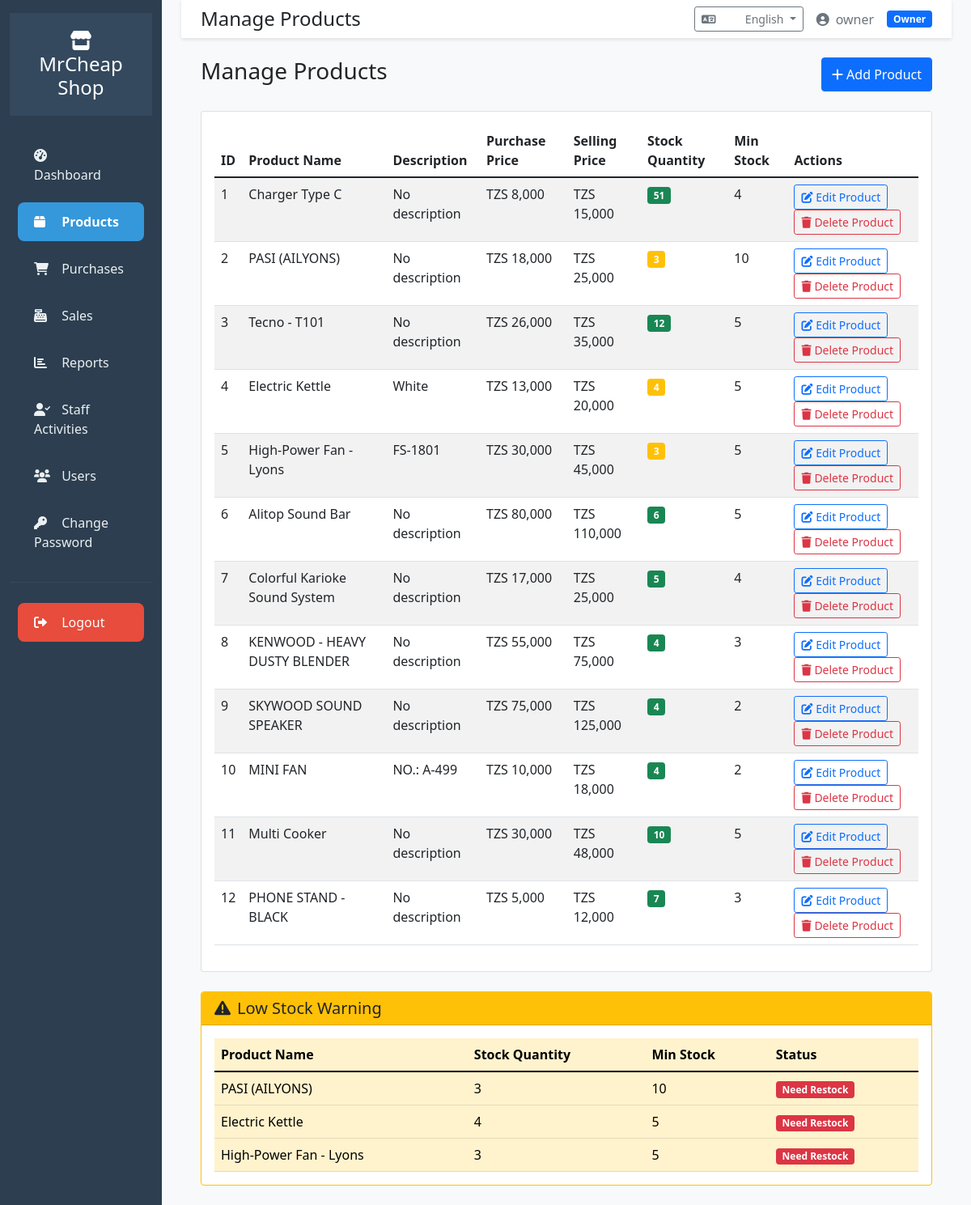
Page /products (signed in) on the earlier database version.
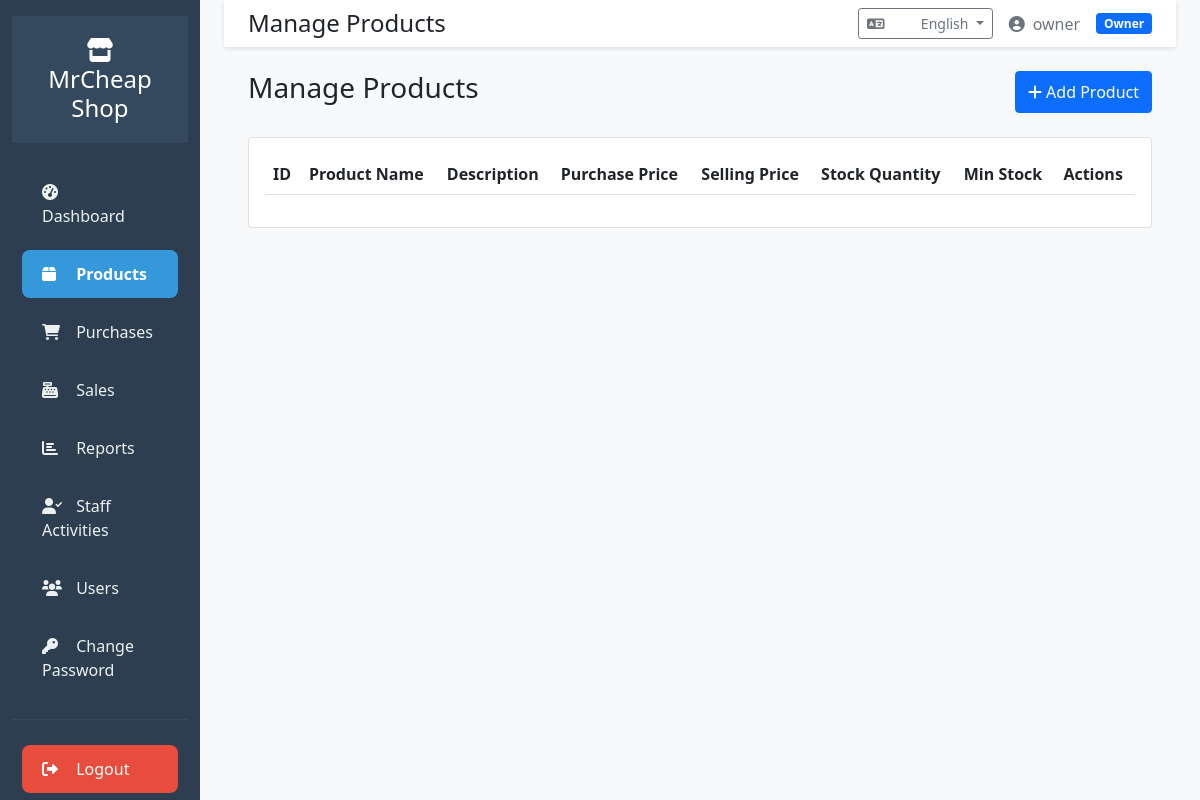
Same page on the later database version.
### app.py (models this page shows)
class Product(db.Model):
    id = db.Column(db.Integer, primary_key=True)
    name = db.Column(db.String(100), nullable=False)
    description = db.Column(db.Text)
    purchase_price = db.Column(db.Float, nullable=False)
    selling_price = db.Column(db.Float, nullable=False)
    stock_quantity = db.Column(db.Integer, default=0)
    min_stock = db.Column(db.Integer, default=5)
    created_at = db.Column(db.DateTime, default=datetime.utcnow)

### app.py (the view)
@app.route('/products')
@login_required
def products():
    all_products = Product.query.all()
    return render_template('products.html', products=all_products)

### app.py (called while the page is built)
@login_manager.user_loader
def load_user(user_id):
    return User.query.get(int(user_id))

@app.before_request
def before_request():
    if 'language' not in session:
        session['language'] = 'en'
    g.language = session['language']
    g.languages = LANGUAGES

def get_text(key):
    return LANGUAGES.get(g.language, {}).get(key, key)

def format_currency(amount):
    return "TZS {:,.0f}".format(amount)

@app.context_processor
def utility_processor():
    return dict(format_currency=format_currency, get_text=get_text, current_language=g.language)

### templates/products.html (shortened to what the changed rows need)
{% extends "base.html" %}
{% block page_title %}{{ get_text('manage_products') }}{% endblock %}
{% block content %}
<div class="card">
    <div class="card-body">
        <div class="table-responsive">
            <table class="table table-striped">
                <thead>
                    <tr>
                        <th>ID</th>
                        <th>{{ get_text('product_name') }}</th>
                        <th>{{ get_text('description') }}</th>
                        <th>{{ get_text('purchase_price') }}</th>
                        <th>{{ get_text('selling_price') }}</th>
                        <th>{{ get_text('stock_quantity') }}</th>
                        <th>{{ get_text('min_stock') }}</th>
                        <th>{{ get_text('actions') }}</th>
                    </tr>
                </thead>
                <tbody>
                    {% for product in products %}
                    <tr>
                        <td>{{ product.id }}</td>
                        <td>{{ product.name }}</td>
                        <td>{{ product.description|default('No description', true) }}</td>
                        <td>{{ format_currency(product.purchase_price) }}</td>
                        <td>{{ format_currency(product.selling_price) }}</td>
                        <td>
                            <span class="badge {% if product.stock_quantity <= product.min_stock %}bg-warning{% else %}bg-success{% endif %}">
                                {{ product.stock_quantity }}
                            </span>
                        </td>
                        <td>{{ product.min_stock }}</td>
                        <td>
                            {% if current_user.role in ['owner', 'manager'] %}
                            <button class="btn btn-sm btn-outline-primary" data-bs-toggle="modal" data-bs-target="#editProductModal{{ product.id }}">
                                <i class="fas fa-edit"></i> {{ get_text('edit_product') }}
                            </button>
                            <a href="{{ url_for('delete_product', id=product.id) }}" class="btn btn-sm btn-outline-danger" onclick="return confirm('Are you sure you want to delete this product?')">
                                <i class="fas fa-trash"></i> {{ get_text('delete_product') }}
                            </a>
                            {% else %}
                            <span class="text-muted">View Only</span>
                            {% endif %}
                        </td>
                    </tr>
                    {% endfor %}
                </tbody>
            </table>
        </div>
    </div>
</div>
{% set low_stock_products = [] %}
{% for product in products %}
    {% if product.stock_quantity <= product.min_stock %}
        {% set _ = low_stock_products.append(product) %}
    {% endif %}
{% endfor %}
{% if low_stock_products %}
<div class="card border-warning mt-4">
    <div class="card-header bg-warning text-dark">
        <h5 class="mb-0"><i class="fas fa-exclamation-triangle me-2"></i>{{ get_text('low_stock_warning') }}</h5>
    </div>
    <div class="card-body">
        <div class="table-responsive">
            <table class="table table-warning mb-0">
                <thead>
                    <tr>
                        <th>{{ get_text('product_name') }}</th>
                        <th>{{ get_text('stock_quantity') }}</th>
                        <th>{{ get_text('min_stock') }}</th>
                        <th>Status</th>
                    </tr>
                </thead>
                <tbody>
                    {% for product in low_stock_products %}
                    <tr>
                        <td>{{ product.name }}</td>
                        <td>{{ product.stock_quantity }}</td>
                        <td>{{ product.min_stock }}</td>
                        <td>
                            <span class="badge bg-danger">{{ get_text('need_restock') }}</span>
                        </td>
                    </tr>
                    {% endfor %}
                </tbody>
            </table>
        </div>
    </div>
</div>
{% endif %}
{% endblock %}

Differences in the rows shown:
removed Product: id "1", name "Charger Type C", description "No description", purchase_price "TZS 8,000", selling_price "TZS 15,000", stock_quantity "51", min_stock "4", get_text "Edit Product", get_text "Delete Product", shown under "Manage Products"
removed Product: id "2", name "PASI (AILYONS)", description "No description", purchase_price "TZS 18,000", selling_price "TZS 25,000", stock_quantity "3", min_stock "10", get_text "Edit Product", get_text "Delete Product", get_text "Need Restock"
removed Product: id "3", name "Tecno - T101", description "No description", purchase_price "TZS 26,000", selling_price "TZS 35,000", stock_quantity "12", min_stock "5", get_text "Edit Product", get_text "Delete Product", shown under "Manage Products"
removed Product: id "4", name "Electric Kettle", description "White", purchase_price "TZS 13,000", selling_price "TZS 20,000", stock_quantity "4", min_stock "5", get_text "Edit Product", get_text "Delete Product", get_text "Need Restock"
removed Product: id "5", name "High-Power Fan - Lyons", description "FS-1801", purchase_price "TZS 30,000", selling_price "TZS 45,000", stock_quantity "3", min_stock "5", get_text "Edit Product", get_text "Delete Product", get_text "Need Restock"
removed Product: id "6", name "Alitop Sound Bar", description "No description", purchase_price "TZS 80,000", selling_price "TZS 110,000", stock_quantity "6", min_stock "5", get_text "Edit Product", get_text "Delete Product", shown under "Manage Products"
removed Product: id "7", name "Colorful Karioke Sound System", description "No description", purchase_price "TZS 17,000", selling_price "TZS 25,000", stock_quantity "5", min_stock "4", get_text "Edit Product", get_text "Delete Product", shown under "Manage Products"
removed Product: id "8", name "KENWOOD - HEAVY DUSTY BLENDER", description "No description", purchase_price "TZS 55,000", selling_price "TZS 75,000", stock_quantity "4", min_stock "3", get_text "Edit Product", get_text "Delete Product", shown under "Manage Products"
removed Product: id "9", name "SKYWOOD SOUND SPEAKER", description "No description", purchase_price "TZS 75,000", selling_price "TZS 125,000", stock_quantity "4", min_stock "2", get_text "Edit Product", get_text "Delete Product", shown under "Manage Products"
removed Product: id "10", name "MINI FAN", description "NO.: A-499", purchase_price "TZS 10,000", selling_price "TZS 18,000", stock_quantity "4", min_stock "2", get_text "Edit Product", get_text "Delete Product", shown under "Manage Products"
removed Product: id "11", name "Multi Cooker", description "No description", purchase_price "TZS 30,000", selling_price "TZS 48,000", stock_quantity "10", min_stock "5", get_text "Edit Product", get_text "Delete Product", shown under "Manage Products"
removed Product: id "12", name "PHONE STAND - BLACK", description "No description", purchase_price "TZS 5,000", selling_price "TZS 12,000", stock_quantity "7", min_stock "3", get_text "Edit Product", get_text "Delete Product", shown under "Manage Products"
Other differences:
{{ get_text('low_stock_warning') }}: "Low Stock Warning" → (not shown)
{{ get_text('product_name') }}: "Product Name" → (not shown)
{{ get_text('stock_quantity') }}: "Stock Quantity" → (not shown)
{{ get_text('min_stock') }}: "Min Stock" → (not shown)
text no longer shown: "Status"
